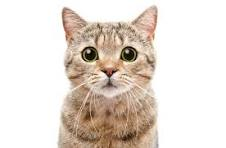
#> input picture cat.jpeg, 226 x 148 px, found by its file name
$ python 'Gradients&Edge Detection.py'
#> lines starting #> are read from the running program, lines starting #| are printed output that depends on the picture; after the words box and inside, x2 and y2 are one past the last pixel; in counts of white or black regions, pixels touching at a corner belong together
import cv2 as cv
import numpy as np
import matplotlib.pyplot as plt


img = cv.imread('cat.jpeg')
#> img is the input picture: shape (148, 226, 3); mean B, G, R 210.7, 219.1, 228.9
cv.imshow('image', img)

'''
# Laplacian Gradients

It calculates the Laplacian of the image given by the relation,
Δsrc=(∂2src/∂x2)+(∂2src/∂y2)
where each derivative is found using Sobel derivatives.
If ksize = 1, then following kernel is used for filtering:
    1 0 0
    1 -4 1
    0 1 0
cv.Laplacian()
# Sobel and Scharr Gradients
Sobel operators is a joint Gaussian smoothing plus differentiation operation, so it is more resistant to noise.
You can specify the direction of derivatives to be taken, vertical or horizontal (by the arguments, yorder and xorder respectively).
You can also specify the size of kernel by the argument ksize. If ksize = -1, a 3x3 Scharr filter is used which gives better results than 3x3 Sobel filter

cv.Sobel()
cv.Scharr()

'''

gray = cv.cvtColor(img, cv.COLOR_BGR2GRAY)
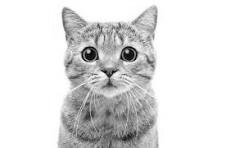
#> gray: shape (148, 226); min 2, max 255, mean 221.1
cv.imshow('gray', gray)

lap = cv.Laplacian(gray, cv.CV_64F)
lap = np.uint8(np.absolute(lap))
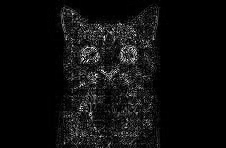
#> lap: shape (148, 226); min 0, max 254, mean 14
cv.imshow('laplacian', lap)

sobelx = cv.Sobel(gray, cv.CV_64F, 1, 0)
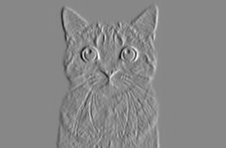
#> sobelx: shape (148, 226) float64; min -823, max 721, mean 0; drawn with min black and max white
sobely = cv.Sobel(gray, cv.CV_64F, 0, 1)
combined = cv.bitwise_or(sobelx, sobely)
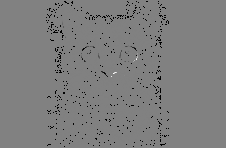
#> combined: shape (148, 226) float64; 2.05% of the values are NaN or infinite; the others: min -130944, max 127360, mean -181.3; drawn with min black, max white, NaN and infinite black

scharrx = cv.Scharr(gray, cv.CV_64F, 1, 0)
scharry= cv.Scharr(gray, cv.CV_64F, 0, 1)
scharrcombined = cv.bitwise_or(scharrx, scharry)
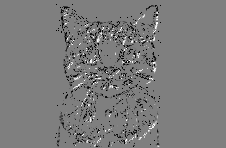
#> scharrcombined: shape (148, 226) float64; 0.28% of the values are NaN or infinite; the others: min -131008, max 131008, mean -3650.8; drawn with min black, max white, NaN and infinite black

cv.imshow('sobelx', sobelx)
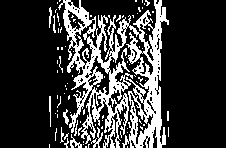
#> window 'sobelx': shape (148, 226); 22.5% white; 92 white regions (81 under 20 px), largest, box (x1, y1, x2, y2) and area: (58, 0, 169, 148) 6768, (91, 127, 103, 148) 78, (70, 134, 82, 148) 64
cv.imshow('sobely', sobely)
cv.imshow('combined', combined)

cv.imshow('scharrx', scharrx)
cv.imshow('scharry', scharry)
cv.imshow('Scharrcombined', scharrcombined)
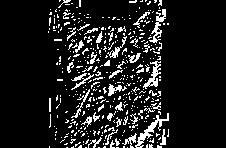
#> window 'Scharrcombined': shape (148, 226); 11.4% white in thin lines or dots, all inside (x1, y1, x2, y2) = (48, 0, 169, 148)


cv.waitKey(0)
cv.destroyAllWindows()
